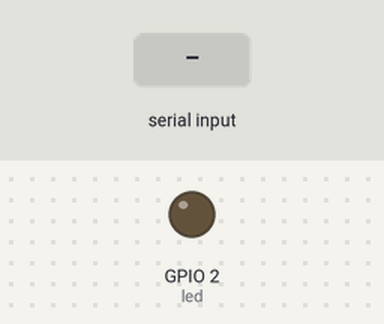
A sketch run on a simulated ESP32. Parts: output pins drawn as LEDs (lit = HIGH). The test bench sets the inputs (shaded band). What the sketch prints to the serial monitor is not drawn.

Above: at 2.2 s.
2.3 s: "90,45\n" received over Serial
5.3 s: "30,150\n" received over Serial
At 5.7 s:
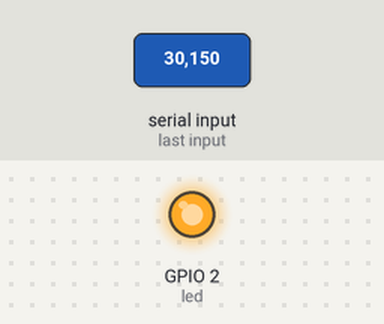
At 7.2 s:
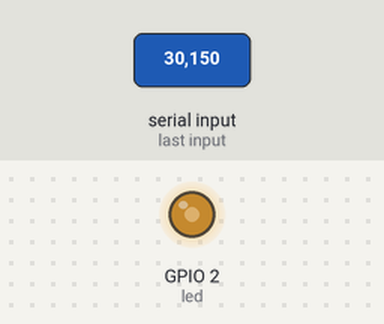
8.3 s: "5\n" received over Serial
At 10.4 s:
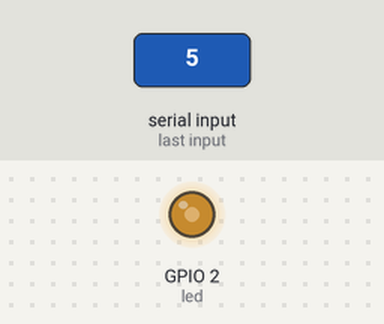
Timing chart, 0 to 11.9 s (numbered marks = the images above; inputs shaded):
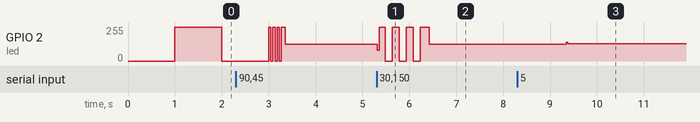

The sketch:

sketch_oct15b.ino
```cpp
//Blink control using serial monitor.
#if CONFIG_FREERTOS_UNICORE
     static const BaseType_t app_core=0;
#else
     static const BaseType_t app_core=1;
#endif

static const int led=LED_BUILTIN;
int delayTime=1000;
void Blinky(void *parameter)
{
  while(1)
  {
    digitalWrite(led,HIGH);
    vTaskDelay(delayTime/portTICK_PERIOD_MS);
    digitalWrite(led,LOW);
    vTaskDelay(delayTime/portTICK_PERIOD_MS);
  }
}
void setup() {
  // put your setup code here, to run once:
  pinMode(led,OUTPUT);
  Serial.begin(9600);
  vTaskDelay(1000/portTICK_PERIOD_MS);
  Serial.println("Enter the delay :");
  xTaskCreatePinnedToCore(Blinky,"Blinky",1024,NULL,1,NULL,app_core);

}

void loop() {
  // put your main code here, to run repeatedly:
  if(Serial.available()>0)
  {
    delayTime=Serial.parseInt();
  }
}
```

Measured:
- after the input at 5.3 s, GPIO 2 (led): 127/255 → 82/255 at once, then repeats every 0.28 s: 255/255 0.13 s, 0/255 0.15 s, until it stays 127/255 from 6.4 s
- after the input at 8.3 s, GPIO 2 (led): 127/255 → 128/255 after 1.0 s
